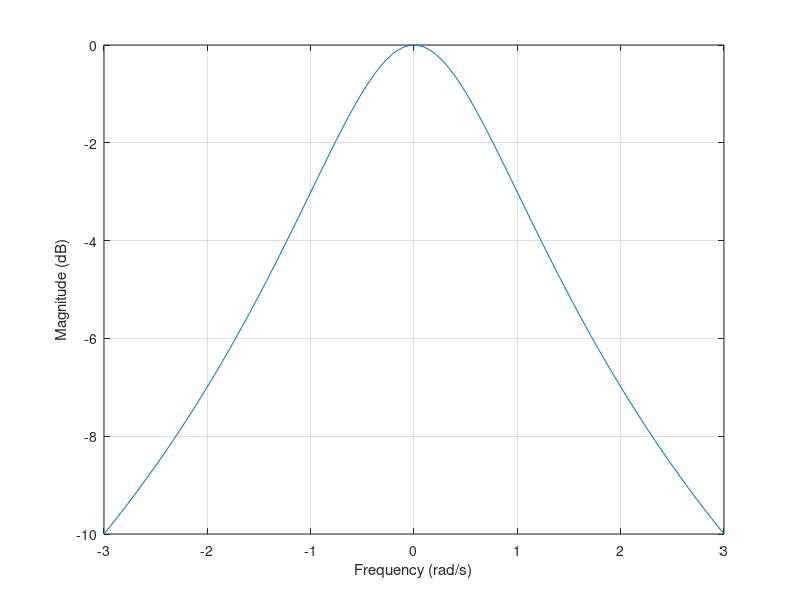

The MATLAB source for this figure: (Note: this script raises an error after producing the figure.)
%% filter parameters
n = 1; % order of butterworth filter

% a for poles (or factors from textbook)
switch n
    case 1
        a = [1 1]; % first order
    case 2
        a = [1 1.414 1]; % second order
    case 3
        a = conv([1 1], [1 1 1]); % third order
    case 4
        a = conv([1 0.765 1], [1 1.848 1]); % fourth order
end

%% b for zeros
b = 1;

%% calculate normalized frequency response
w = linspace(-3,3);
h = freqs(b,a,w);
mag = 20*log10(abs(h)); %% convert magnitude to dB
%phase = angle(h);
%phasedeg = phase*180/pi;

%% plot frequency response
%subplot(2,1,1)
plot(w,mag)
grid on
xlabel('Frequency (rad/s)')
ylabel('Magnitude (dB)')
xline(1); %% 3dB frequency (at cutoff frequency)

%subplot(2,1,2)
%plot(w,phasedeg)
%grid on
%xlabel('Frequency (rad/s)')
%ylabel('Phase (degrees)')
